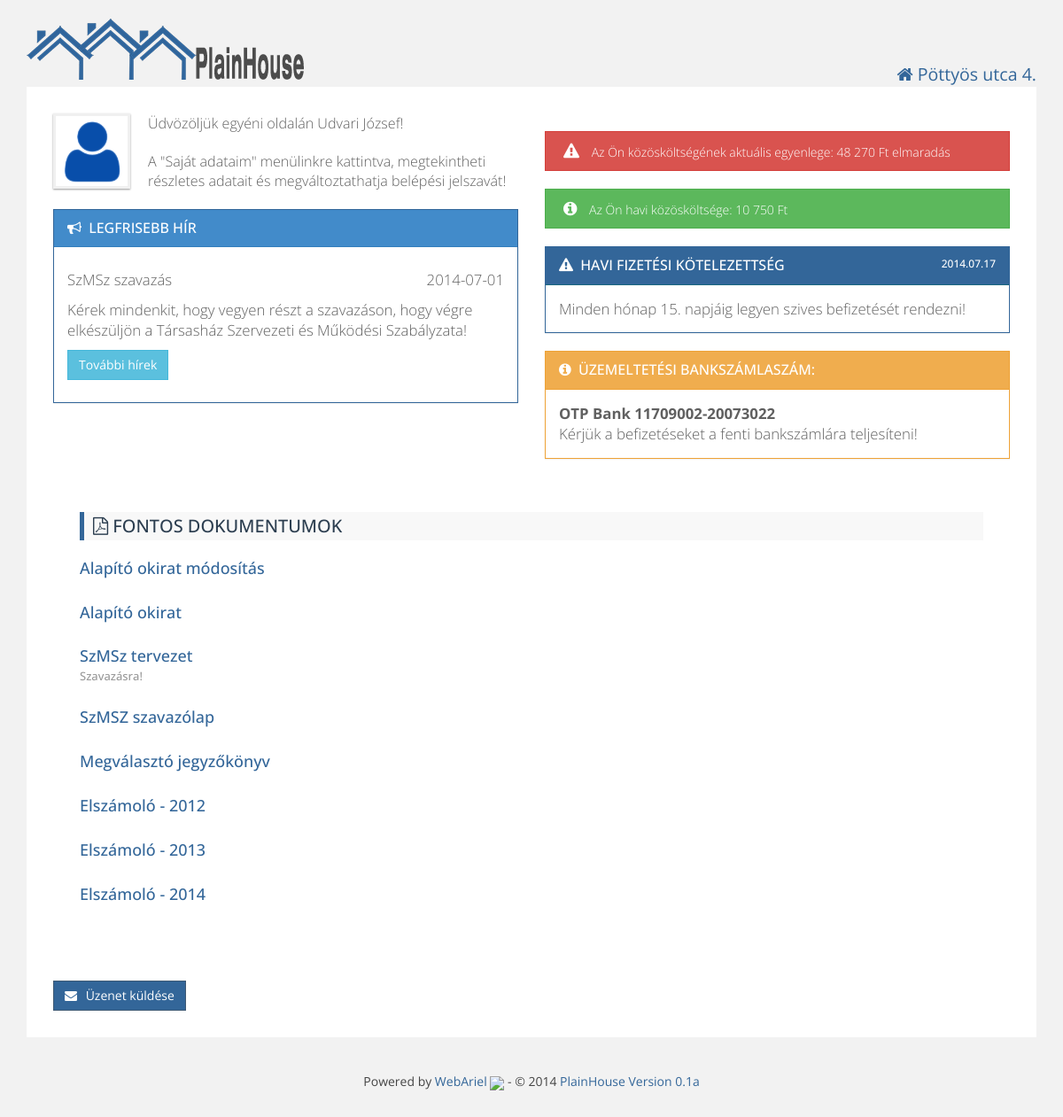
Page /index.php?messagesent=1 (signed in) on the committed database.
### tables this page shows
CREATE TABLE IF NOT EXISTS `residents` (
  `id` int(11) NOT NULL AUTO_INCREMENT,
  `firstname` varchar(100) NOT NULL,
  `lastname` varchar(100) NOT NULL,
  `email` varchar(100) NOT NULL,
  `phone` varchar(255) DEFAULT NULL,
  `username` varchar(25) NOT NULL,
  `password` varchar(512) NOT NULL,
  `depositid` int(11) NOT NULL,
  `active` int(11) NOT NULL DEFAULT '1',
  `admin` int(11) NOT NULL DEFAULT '0',
  `last_login` datetime NOT NULL,
  PRIMARY KEY (`id`),
  UNIQUE KEY `deposit_id` (`depositid`),
  UNIQUE KEY `e-mail` (`email`)
);

CREATE TABLE IF NOT EXISTS `board` (
  `id` int(11) NOT NULL AUTO_INCREMENT,
  `creation_date` date NOT NULL,
  `title` varchar(250) NOT NULL,
  `text` text NOT NULL,
  `valid_till` date NOT NULL DEFAULT '2099-12-31',
  `valid` tinyint(1) NOT NULL DEFAULT '1',
  PRIMARY KEY (`id`)
);

CREATE TABLE IF NOT EXISTS `deposit_balance` (
  `id` int(11) NOT NULL AUTO_INCREMENT,
  `deposit_id` int(11) NOT NULL,
  `year` year(4) NOT NULL,
  `opening_balance` int(11) NOT NULL,
  `actual_balance` int(11) NOT NULL,
  PRIMARY KEY (`id`),
  KEY `deposit_id` (`deposit_id`)
);

CREATE TABLE IF NOT EXISTS `documents` (
  `id` int(11) NOT NULL AUTO_INCREMENT,
  `name` varchar(100) NOT NULL,
  `shortname` varchar(100) NOT NULL,
  `description` text,
  PRIMARY KEY (`id`)
);

### config.php (called while the page is built, shortened)
<?php
$website['title'] = "PlainHouse";
$website['version'] = "0.1a";

### db.php (the view, shortened to what this page needs)
<?php
function getUserData($id) {
    $sql = "SELECT `residents`.`id`,`residents`.`firstname`,`residents`.`lastname`,"
            . "`residents`.`email`, `residents`.`phone`, `residents`.`username`,`deposits`.`floor`,"
            . "`deposits`.`door` FROM residents LEFT JOIN `deposits` "
            . "ON `residents`.`depositid` = `deposits`.`id` WHERE `residents`.`id` = $id;";
    $result = mysql_query($sql);
    $array = array();
    while ($row = mysql_fetch_assoc($result)) {
        $array = $row;
    }
    return $array;
}
function getCurrentBalance($id) {
    $year = date("Y");
    $sql = "SELECT `actual_balance` FROM `deposit_balance` WHERE `deposit_id` = '$id' AND `year` = '$year'";
    $result = mysql_query($sql);
    while ($row = mysql_fetch_assoc($result)) {
        $balance = $row["actual_balance"];
    }
    return $balance;
}
function listDocuments() {
    $sql = "SELECT `name`, `shortname`, `description` FROM documents";
    $result = mysql_query($sql);
    while ($row = mysql_fetch_assoc($result)) {
        $docs[] = $row;
    }
    if (mysql_num_rows($result) != 0) {
        echo '<div class="content">';
        echo '<h3 class="primary"><i class="fa fa-file-pdf-o"></i> Fontos dokumentumok </h3>';
        foreach ($docs as $row) {
            echo "<h4><a href=\"./documents/{$row['name']}\" target=\"_blank\">{$row['shortname']}</a><br>"
            . "<span class=\"help-block\">{$row['description']}</span></h4>";
        }
        echo "</div>";
    }
}
function getLatestBoardMessage() {
    $sql = "SELECT * FROM `board`  WHERE `valid` = 1 AND (`valid_till`> CURDATE()) ORDER BY `id` DESC LIMIT 1";
    $result = mysql_query($sql);
    while ($row = mysql_fetch_assoc($result)) {
        $msg = $row;
    }
    if (mysql_num_rows($result) != 0) {
        return $msg;
    }
}

### html.php (shortened to what this page needs)
<?php
include_once 'config.php';
function htmlHead($title, $house) {
    echo <<<EOT
	<!doctype html>
<html>
    <head>
        <meta http-equiv="Content-Type" content="text/html; charset=UTF-8">
		<meta name="viewport" content="width=device-width, initial-scale=1.0">
		<link href="favicon.ico" rel="icon" type="image/x-icon" />
        <title>$title - $house</title>
        <script src="js/jquery.js"></script>
        <script src="js/bootstrap.js"></script>
        <script src="js/bootstrap-dialog.js" type="text/javascript"></script>
        <script src="js/plainhome.js" type="text/javascript"></script>
        <script src="js/form-validator.js" type="text/javascript"></script>
		<script src="js/print.js" type="text/javascript"></script>
        <link href='http://fonts.googleapis.com/css?family=Open+Sans' rel='stylesheet' type='text/css'>
        <link href="css/bootstrap-dialog.css" rel="stylesheet" type="text/css"/>
		<link href="css/bootstrap.css" rel="stylesheet">
		<link href="css/style.css" rel="stylesheet">
		<link href="css/plainhome.css" rel="stylesheet">
		<link href="css/datepicker.css" rel="stylesheet">
		<link href="css/font-awesome.min.css" rel="stylesheet">
	<!--[if lt IE 9]>
		<script src="js/html5shiv.js"></script>
		<script src="js/respond.js"></script>
	<![endif]-->
     </head>
    <body>
EOT;
}
function htmlEnd() {
    global $website;
    global $house;
    echo <<<EOT
			</div>
			<div class="footer">
				<p class="textCenter">
                                        Powered by <a href="http://webariel.hu?utm_source={$house['name']}&utm_medium=footer&utm_campaign=copyright" target="_blank">WebAriel <img src="./pics/wa_logo.png"></a> - &copy; 2014 <a href="http://webariel.hu?utm_source={$house['name']}&utm_medium=footer&utm_campaign=copyright2" target="_blank">PlainHouse Version {$website['version']}</a></p>
			</div>
		</div>
		<script src="js/stacktable.js" type="text/javascript"></script>
	</body>
	</html>
EOT;
}
function webheader($user) {
    global $house;
    echo <<<EOT
    <div class="container">
	    <div class="row">
	        <div class="col-md-8">
	            <div class="logo">
	                <a href="index.php"><img alt="PlainHome" src="pics/logo.png" /></a>
	            </div>
	        </div>
	        <div class="col-md-4 userInfo">
	            <p class="textRight"><i class="fa fa-home"></i> {$house['name']}</p>
	        </div>
	        <div>
	            <div class="nav">
	                <input type="checkbox" id="toggle" />
EOT;
    echo <<<EOT
                </div>
			</div>
	    </div>
		<div class="modal fade" id="signOut" tabindex="-1" role="dialog" aria-hidden="true">
			<div class="modal-dialog">
				<div class="modal-content">
					<div class="modal-body">
						<p class="lead">Biztosan ki akar lépni?</p>
					</div>
					<div class="modal-footer">
						<a href="index.php?logout=1" class="btn btn-success btn-icon-alt">Kilépés <i class="fa fa-sign-out"></i></a>
						<button type="button" class="btn btn-warning btn-icon" data-dismiss="modal"><i class="fa fa-times-circle"></i> Mégsem</button>
					</div>
				</div>
			</div>
		</div>
EOT;
}
function sendMessage() {
    echo <<<EOT
		<a data-toggle="modal" href="#newMsg" class="btn btn-success btn-icon floatLeft"><i class="fa fa-envelope"></i> Üzenet küldése</a>
		<div class="modal fade" id="newMsg" tabindex="-1" role="dialog" aria-hidden="true">
			<div class="modal-dialog">
				<div class="modal-content">
					<div class="modal-header modal-primary">
						<button type="button" class="close" data-dismiss="modal" aria-hidden="true"><i class="fa fa-times"></i></button>
						<h4 class="modal-title">Kérdése van? Információra van szüksége?</h4>
					</div>
					<form action="message.php" method="post">
						<div class="modal-body">
							<div class="form-group">
		                        <label for="subject">Tárgy</label>
								<input type="text" class="form-control" name="subject" id="subject" value="" />
								<span class="help-block">Kérjük, adja meg üzenete tárgyát.</span>
		                    </div>
							<div class="form-group">
								<label for="comment">Üzenet</label>
								<textarea class="form-control" name="comment" id="comment" rows="4"></textarea>
								<span class="help-block">Kérjük fogalmazza meg röviden, lényegretörően üzenetét. HTML kód nem használható!</span>
							</div>
						</div>
						<div class="modal-footer">
							<button type="input" name="submit" value="sendMsg" class="btn btn-success btn-icon"><i class="fa fa-check-square-o"></i> Küldés</button>
							<button type="button" class="btn btn-warning btn-icon" data-dismiss="modal"><i class="fa fa-times-circle"></i> Mégsem</button>
						</div>
					</form>
				</div>
			</div>
		</div>
EOT;
}
function welcomeIndexUser($user, $ccost, $balance) {
    global $house;
    $msg = getLatestBoardMessage();
    $date = date("Y.m.d");
    $cost = number_format($ccost, 0, ',', ' ');
    if ($balance < 0) {
        $abalance = $balance * -1;
    }
    else {
        $abalance = $balance;
    }
    $abalance = number_format($abalance, 0, ',', ' ');
    echo <<<EOT
<div class="content">
		<div class="row">
	<div class="col-md-6">
		<img alt="Tenant Avatar" src="pics/user_avatar.png" class="avatar" />
		<p class="lead welcomeMsg">Üdvözöljük egyéni oldalán {$user['firstname']} {$user['lastname']}!</p>
		<p class="lead welcomeMsg">A "Saját adataim" menülinkre kattintva, megtekintheti részletes adatait és megváltoztathatja belépési jelszavát!</p>
EOT;
if ($msg)
{
	echo <<<EOT
		<div class="panel panel-primary">
		<div class="panel-heading">
		<h3 class="panel-title"><i class="fa fa-bullhorn"></i> Legfrisebb hír</h3>
		</div>
                <div class="panel-body"><p>{$msg['title']}<span style="float: right">{$msg['creation_date']}</span></p>
		<p>{$msg['text']}</p>
		<p><a href="board.php"><button type="button" class="btn btn-info"><i class=""></i>További hírek</button></a></p>
		</div>
		</div>
EOT;
}
echo <<<EOT
	</div>
	<div class="col-md-6">
EOT;
    if ($balance < 0)
    {
        echo <<<EOT
                <div class="alertMsg danger"><i class="fa fa-warning"></i> Az Ön közösköltségének aktuális egyenlege: <span class="floatLeft">$abalance Ft elmaradás</span></div>
EOT;
    }
    else
    {
        echo <<<EOT
                <div class="alertMsg success"><i class="fa fa-info-circle"></i> Az Ön közösköltségének aktuális egyenlege: <span class="floatLeft">$abalance Ft túlfizetés</span></div>
EOT;
    }
    echo <<<EOT
                <div class="alertMsg success"><i class="fa fa-info-circle"></i> Az Ön havi közösköltsége: <span class="floatLeft">$cost Ft</span></div>
                <div class="panel panel-info">
                <div class="panel-heading">
                <h3 class="panel-title"><i class="fa fa-warning"></i> Havi fizetési kötelezettség<span class="floatRight">$date </span></h3>
                </div>
                <div class="panel-body">Minden hónap {$house['payment_day']}. napjáig legyen szives befizetését rendezni!</div>
                </div>
                <div class="panel panel-warning">
                <div class="panel-heading">
                <h3 class="panel-title"><i class="fa fa-info-circle"></i> Üzemeltetési bankszámlaszám:<span class="floatRight"></span></h3>
                </div>
                <div class="panel-body"> <span style="font-weight:bold;">{$house['bank_account']}</span><br>Kérjük a befizetéseket a fenti bankszámlára teljesíteni!</div>
                </div>
                </div>
                </div>
EOT;
}

### css/style.css (style rules this page uses)
body { background: #f2f2f2; color: #444444; font-family: "Open Sans",sans-serif; font-size: 14px; line-height: 1.42857; }
h1, h2, h3, h4, h5, h6, .h1, .h2, .h3, .h4, .h5, .h6 { font-family: "Open Sans", sans-serif; color: #999999; line-height: 1.1; padding: 2px 0; margin-top: 10px; margin-bottom: 20px; }
h3.primary { background: #f8f8f8; padding: 5px 10px 5px 10px; color: #2c3e50; border-left: 5px solid #336699; font-size: 20px; text-transform: uppercase; }
p { margin: 10px 0; }
.lead { // margin-bottom: 0; margin-bottom: 20px; font-size: 16.099999999999998px; font-weight: 200; line-height: 1.4; }
.welcomeMsg { margin-top: 0; }
.container { max-width: 1250px; margin-left: auto; margin-right: auto; padding-left: 0; padding-right: 0; }
.container .content { padding: 30px; border-radius: 0; background-color: #ffffff; color: #606060; font-size: 1.2em; font-weight: 200; line-height: 1.4; margin-bottom: 30px; }
.help-block { display: block; margin-top: 5px; margin-bottom: 6px; color: #999999; font-size: 13px; }
.btn { display: inline-block; padding: 6px 12px; margin-bottom: 0; font-size: 14px; font-weight: normal; line-height: 1.428571429; text-align: center; white-space: nowrap; vertical-align: middle; cursor: pointer; border: 1px solid transparent; border-radius: 0; -webkit-user-select: none; -moz-user-select: none; -ms-user-select: none; -o-user-select: none; user-select: none; }
.btn-icon i { margin-right: 6px; }
.btn-success { color: #ffffff; background-color: #336699; border-color: #3e5974; }
.btn-info { color: #ffffff; background-color: #5bc0de; border-color: #46b8da; }
.panel { background-color: #ffffff; border: 1px solid transparent; border-radius: 0; box-shadow: 0 1px 1px rgba(0, 0, 0, 0.05); margin-bottom: 20px; }
.panel-heading { padding: 10px 15px; border-bottom: 1px solid transparent; border-top-right-radius: 0; border-top-left-radius: 0; text-transform: uppercase; }
.panel-title { font-size: 16px; margin-bottom: 0; margin-top: 0; border: 0; text-transform: uppercase; }
.panel-title i { margin-right: 4px; }
.panel-title span { font-size: 12px; }
.panel-primary { border-color: #336699; }
.panel-primary > .panel-heading { color: #ffffff; background-color: #428bca; border-color: #357ebd; }
.panel-primary > .panel-heading > .panel-title { color: #ffffff; }
.panel-warning { border-color: #eea236; }
.panel-warning > .panel-heading { color: #ffffff; background-color: #f0ad4e; border-color: #eea236; }
.panel-warning > .panel-heading > .panel-title { color: #ffffff; }
.panel-info { border-color: #336699; }
.panel-info > .panel-heading { color: #ffffff; background-color: #336699; border-color: #19687f; }
.panel-info > .panel-heading > .panel-title { color: #ffffff; }

### css/plainhome.css (style rules this page uses)
body { padding: 20px 30px; }
a { color: #336699; text-decoration: none; }
img { max-width: 100%; height: auto; vertical-align: middle; border: 0; -ms-interpolation-mode: bicubic; }
.textCenter { text-align: center; }
.textRight { text-align: right; font-size: 1.4em; color: #336699; margin: 50px 0 0 0; }
.floatRight { float: right; }
.logo:before, .logo:after { content: " "; display: table; }
.logo:after { clear: both; }
.logo { max-height: 42px; overflow-x: visible; margin-bottom: 30px; }
.footer:before, .footer:after { content: " "; display: table; }
.footer:after { clear: both; }
.footer { overflow-x: visible; margin-top: 30px; }
.avatar { border: 3px solid #f0f0f0; box-shadow: 0 1px 2px #999999; float: left; margin: 0 20px 10px 0; height: 85px; }
.alertMsg { font-size: 14px; font-family: 'Open Sans', sans-serif; line-height: 1.5em; margin: 20px 0; padding: 12px 30px 10px 20px; position: relative; }
.alertMsg i { font-size: 18px; margin-right: 10px; }
.alertMsg.success { background-color: #5cb85c; border: 1px #4cae4c solid; color: #ffffff; }
.alertMsg.danger { background-color: #d9534f; border: 1px #d43f3a solid; color: #ffffff; }

### rows in the picture
residents: firstname "Udvari", lastname "József"
board: title "SzMSz szavazás", creation_date "2014-07-01", text "Kérek mindenkit, hogy vegyen részt a szavazáson, hogy végre elkészüljön a Társasház Szervezeti és Működési Szabályzata!"
deposit_balance: actual_balance "48 270"
documents: shortname "Alapító okirat módosítás"
documents: shortname "Alapító okirat"
documents: shortname "SzMSz tervezet", description "Szavazásra!"
documents: shortname "SzMSZ szavazólap"
documents: shortname "Megválasztó jegyzőkönyv"
documents: shortname "Elszámoló - 2012"
documents: shortname "Elszámoló - 2013"
documents: shortname "Elszámoló - 2014"

### other values in the picture
$house['name'] "Pöttyös utca 4."
$cost "10 750"
$date "2014.07.17"
$house['payment_day'] "15"
$house['bank_account'] "OTP Bank 11709002-20073022"
$website['version'] "0.1a"
